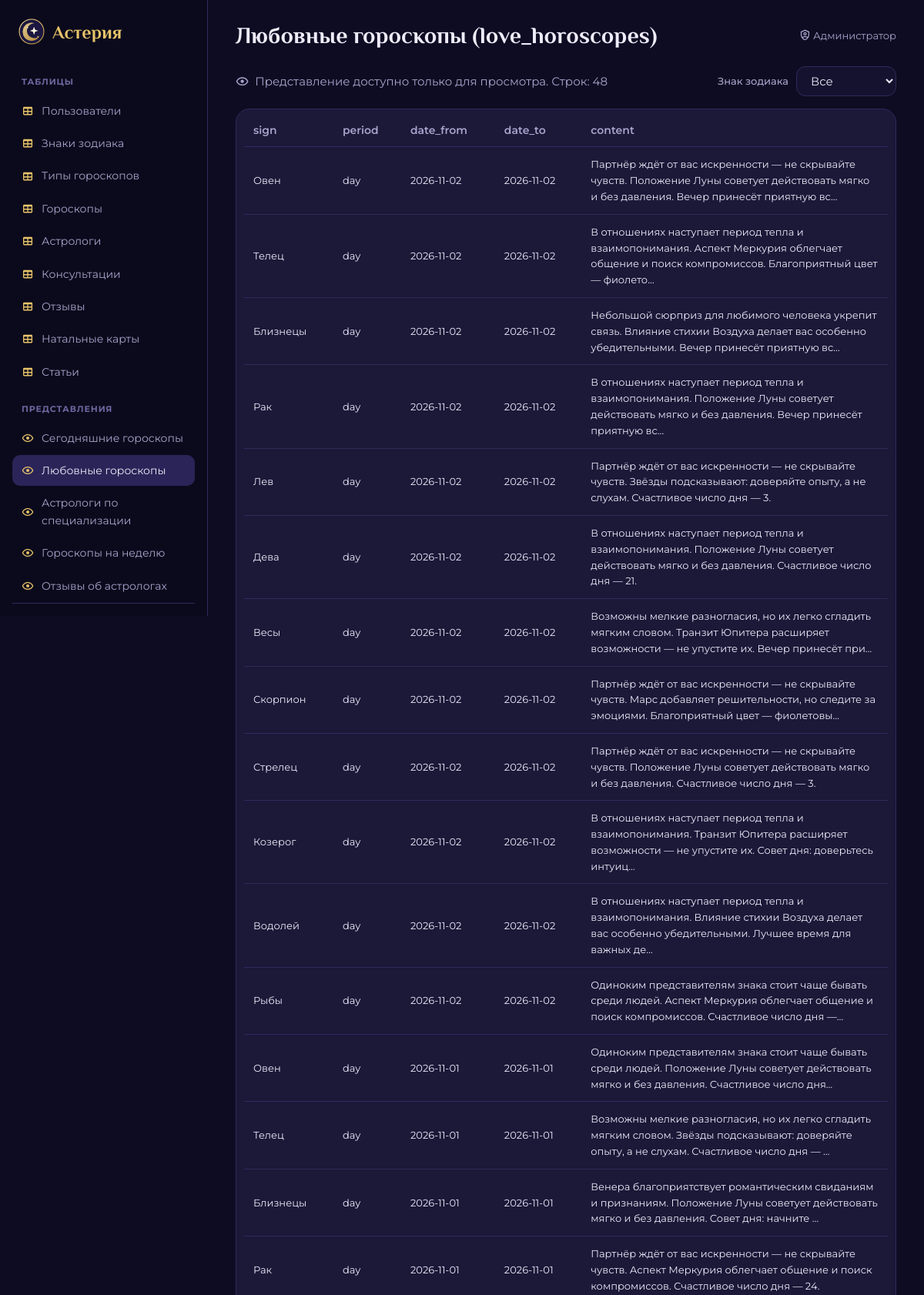
/admin/view.php?v=love_horoscopes (signed in, upper part), run on the app's committed database.
### tables this page shows
CREATE TABLE horoscopes (
  id INT AUTO_INCREMENT PRIMARY KEY,
  sign_id INT NOT NULL,
  type_id INT NOT NULL,
  period ENUM('day','week') NOT NULL DEFAULT 'day',
  date_from DATE NOT NULL,
  date_to DATE NOT NULL,
  content TEXT NOT NULL,
  rating TINYINT NOT NULL DEFAULT 3,
  created_at DATETIME NOT NULL DEFAULT CURRENT_TIMESTAMP,
  FOREIGN KEY (sign_id) REFERENCES zodiac_signs(id) ON DELETE CASCADE,
  FOREIGN KEY (type_id) REFERENCES horoscope_types(id) ON DELETE CASCADE
);

### admin/view.php (the view, shortened to what this page needs)
<?php
require 'admin_common.php';
$view = $_GET['v'] ?? '';
$filters = [
    'weekly_horoscopes' => ['sign', 'Знак зодиака', 'SELECT name FROM zodiac_signs ORDER BY id'],
    'love_horoscopes' => ['sign', 'Знак зодиака', 'SELECT name FROM zodiac_signs ORDER BY id'],
    'astrologers_by_specialization' => ['specialization', 'Специализация', 'SELECT DISTINCT specialization FROM astrologers ORDER BY specialization'],
    'astrologer_reviews' => ['astrologer', 'Астролог', 'SELECT name FROM astrologers ORDER BY name'],
];
$filter = $filters[$view] ?? null;
$sql = "SELECT * FROM $view";
$params = [];
$st = $pdo->prepare($sql);
$st->execute($params);
$rows = $st->fetchAll();
$columns = $rows ? array_keys($rows[0]) : [];
?>
<div class="admin-toolbar">
    <span class="muted"><?= icon('eye-outline') ?> Представление доступно только для просмотра. Строк: <?= count($rows) ?></span>
    <?php if ($filter): ?>
        <form method="get" class="view-filter">
            <label class="muted small"><?= e($filter[1]) ?></label>
            <select name="f" onchange="this.form.submit()">
                <option value="">Все</option>
            </select>
        </form>
    <?php endif; ?>
</div>
<div class="table-wrap card">
    <table class="table admin-table">
        <thead><tr><?php foreach ($columns as $c): ?><th><?= e($c) ?></th><?php endforeach; ?></tr></thead>
        <tbody>
        <?php foreach ($rows as $r): ?>
            <tr><?php foreach ($r as $val): ?><td class="<?= mb_strlen((string)$val) > 40 ? 'long' : '' ?>"><?= e(mb_strimwidth((string)$val, 0, 140, '…')) ?></td><?php endforeach; ?></tr>
        <?php endforeach; ?>
        </tbody>
    </table>
</div>

### assets/css/style.css (style rules this page uses)
:root { --bg: #0E0C22; --bg-2: #15122F; --surface: #1B1838; --surface-2: #231F47; --line: #2F2A5C; --text: #EEEBFA; --muted: #A9A3CC; --gold: #E8C46A; --gold-2: #C99A3B; --violet: #8B74FF; --violet-soft: #2A2458; --rose: #EC8FB4; --fire: #F28C5B; --earth: #8FC48B; --air: #8FB6F2; --water: #7FD3D8; --danger: #FF7D8A; --success: #7FDCA8; --radius: 18px; --font-head: 'Philosopher', Georgia, serif; --font-text: 'Montserrat', 'Segoe UI', Arial, sans-serif; }
* { box-sizing: border-box; }
html { scroll-behavior: smooth; }
body { margin: 0; background: var(--bg); color: var(--text); font: 400 15px/1.6 var(--font-text); min-height: 100vh; display: flex; flex-direction: column; position: relative; }
.muted { color: var(--muted); }
.small { font-size: 13px; }
.ico { width: 1.15em; height: 1.15em; vertical-align: -0.2em; flex-shrink: 0; }
.card { background: var(--surface); border: 1px solid var(--line); border-radius: var(--radius); padding: 28px; }
label { display: grid; gap: 6px; font-weight: 500; font-size: 14px; margin-bottom: 16px; }
input, select, textarea { width: 100%; padding: 13px 16px; border-radius: 12px; border: 1px solid var(--line); background: var(--bg-2); color: var(--text); font: 400 15px var(--font-text); outline: none; transition: .2s; }
.table-wrap { overflow-x: auto; }
.table { width: 100%; border-collapse: collapse; font-size: 14px; }
.table th { text-align: left; color: var(--muted); font-weight: 600; padding: 10px 12px; border-bottom: 1px solid var(--line); white-space: nowrap; }
.table td { padding: 12px; border-bottom: 1px solid var(--line); vertical-align: middle; }

### assets/css/admin.css (style rules this page uses)
body.admin { flex-direction: row; }
.admin-side a .ico { color: var(--gold); }
.admin-toolbar { display: flex; justify-content: space-between; align-items: center; margin-bottom: 16px; gap: 16px; }
.admin-toolbar .muted { display: flex; gap: 8px; align-items: center; }
.view-filter { display: flex; gap: 10px; align-items: center; }
.view-filter label { margin: 0; }
.view-filter select { width: auto; padding: 8px 14px; }
.table-wrap.card { padding: 6px 10px; }
.admin-table td { font-size: 13px; max-width: 320px; white-space: nowrap; }
.admin-table td.long { white-space: normal; min-width: 240px; }

### data on the page
horoscopes: val "Овен", period "day", val "2026-11-02", content "Партнёр ждёт от вас искренности — не скрывайте чувств. Положение Луны советует действовать мягко и без давления. Вечер принесёт приятную вс…"
horoscopes: val "Телец", period "day", val "2026-11-02", content "В отношениях наступает период тепла и взаимопонимания. Аспект Меркурия облегчает общение и поиск компромиссов. Благоприятный цвет — фиолето…"
horoscopes: val "Близнецы", period "day", val "2026-11-02", content "Небольшой сюрприз для любимого человека укрепит связь. Влияние стихии Воздуха делает вас особенно убедительными. Вечер принесёт приятную вс…"
horoscopes: val "Рак", period "day", val "2026-11-02", content "В отношениях наступает период тепла и взаимопонимания. Положение Луны советует действовать мягко и без давления. Вечер принесёт приятную вс…"
horoscopes: val "Лев", period "day", val "2026-11-02", content "Партнёр ждёт от вас искренности — не скрывайте чувств. Звёзды подсказывают: доверяйте опыту, а не слухам. Счастливое число дня — 3."
horoscopes: val "Дева", period "day", val "2026-11-02", content "В отношениях наступает период тепла и взаимопонимания. Положение Луны советует действовать мягко и без давления. Счастливое число дня — 21."
horoscopes: val "Весы", period "day", val "2026-11-02", content "Возможны мелкие разногласия, но их легко сгладить мягким словом. Транзит Юпитера расширяет возможности — не упустите их. Вечер принесёт при…"
horoscopes: val "Скорпион", period "day", val "2026-11-02", content "Партнёр ждёт от вас искренности — не скрывайте чувств. Марс добавляет решительности, но следите за эмоциями. Благоприятный цвет — фиолетовы…"
horoscopes: val "Стрелец", period "day", val "2026-11-02", content "Партнёр ждёт от вас искренности — не скрывайте чувств. Положение Луны советует действовать мягко и без давления. Счастливое число дня — 3."
horoscopes: val "Козерог", period "day", val "2026-11-02", content "В отношениях наступает период тепла и взаимопонимания. Транзит Юпитера расширяет возможности — не упустите их. Совет дня: доверьтесь интуиц…"
horoscopes: val "Водолей", period "day", val "2026-11-02", content "В отношениях наступает период тепла и взаимопонимания. Влияние стихии Воздуха делает вас особенно убедительными. Лучшее время для важных де…"
horoscopes: val "Рыбы", period "day", val "2026-11-02", content "Одиноким представителям знака стоит чаще бывать среди людей. Аспект Меркурия облегчает общение и поиск компромиссов. Счастливое число дня —…"
horoscopes: val "Овен", period "day", val "2026-11-01", content "Одиноким представителям знака стоит чаще бывать среди людей. Положение Луны советует действовать мягко и без давления. Счастливое число дня…"
horoscopes: val "Телец", period "day", val "2026-11-01", content "Возможны мелкие разногласия, но их легко сгладить мягким словом. Звёзды подсказывают: доверяйте опыту, а не слухам. Счастливое число дня — …"
horoscopes: val "Близнецы", period "day", val "2026-11-01", content "Венера благоприятствует романтическим свиданиям и признаниям. Положение Луны советует действовать мягко и без давления. Совет дня: начните …"
horoscopes: val "Рак", period "day", val "2026-11-01", content "Партнёр ждёт от вас искренности — не скрывайте чувств. Аспект Меркурия облегчает общение и поиск компромиссов. Счастливое число дня — 24."

### other printed values
$name "Пользователи"
$name "Знаки зодиака"
$name "Типы гороскопов"
$name "Гороскопы"
$name "Астрологи"
$name "Консультации"
$name "Отзывы"
$name "Натальные карты"
$name "Статьи"
$name "Сегодняшние гороскопы"
$name "Любовные гороскопы"
$name "Астрологи по специализации"
$name "Гороскопы на неделю"
$name "Отзывы об астрологах"
$title "Любовные гороскопы (love_horoscopes)"
